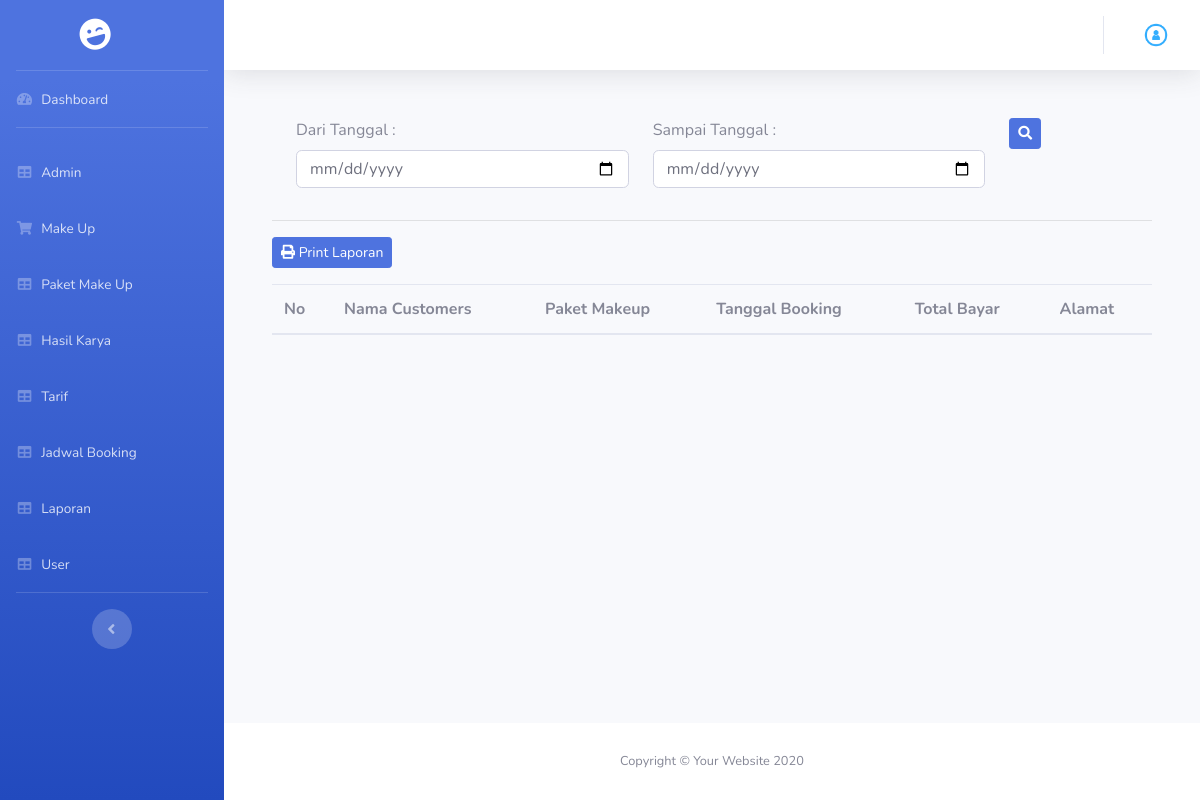
Before: /index.php/admin/laporan with the older database file.
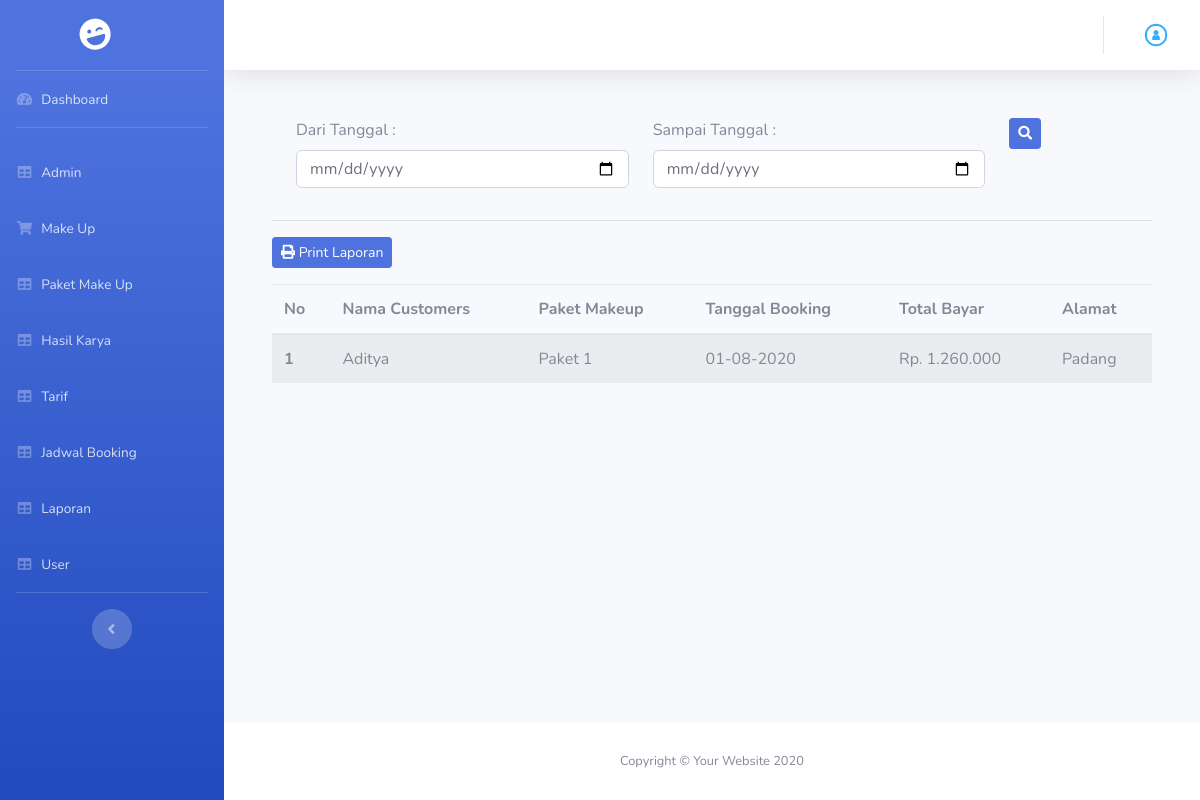
After: the same page with the newer database file.
### tables this page shows
CREATE TABLE IF NOT EXISTS `tb_booking` (
  `id_booking` int(11) NOT NULL,
  `id_pengguna` int(11) NOT NULL,
  `id_paket` int(11) NOT NULL,
  `tgl_booking` datetime NOT NULL,
  `tgl_makeup` datetime NOT NULL,
  `nama_booking` varchar(50) NOT NULL,
  `alamat_booking` text NOT NULL,
  `id_kota` int(11) NOT NULL,
  `status` enum('Belum Bayar DP','Sudah Bayar DP','Sudah Lunas','Dibatalkan','Menunggu Konfirmasi') NOT NULL DEFAULT 'Belum Bayar DP',
  `keterangan` text NOT NULL,
  `total_bayar` int(11) NOT NULL,
  `sudah_bayar` int(11) NOT NULL DEFAULT '0'
);

CREATE TABLE IF NOT EXISTS `tb_paket_makeup` (
  `id_paket` int(11) NOT NULL,
  `id_makeup` int(11) NOT NULL,
  `nm_paket` varchar(100) NOT NULL,
  `harga_paket` int(11) NOT NULL,
  `deskripsi` text,
  `batas_booking_per_hari` int(11) NOT NULL,
  `biaya_dp` int(11) NOT NULL,
  `foto` text NOT NULL
);

CREATE TABLE IF NOT EXISTS `tb_kota` (
  `id_kota` int(11) NOT NULL,
  `nm_kota` varchar(100) NOT NULL,
  `tarif` int(11) NOT NULL
);

### application/core/MY_Controller.php (called while the page is built, shortened)
<?php
class MY_Controller extends CI_Controller
{
	public function view_backend($view, $data = null)
	{
		$this->load->view('admin/templateBackend/header');
		$this->load->view('admin/templateBackend/sidebar');
		$this->load->view($view, $data);
		$this->load->view('admin/templateBackend/footer');
	}
}

### application/controllers/admin/Laporan.php (called while the page is built, shortened)
<?php
class Laporan extends MY_Controller
{
	public function index()
	{
		$data['laporan'] = $this->bookingModel->dataLaporan();
		$this->view_backend('admin/laporan/laporan', $data);
	}
}

### index.php (called while the page is built, shortened)
<?php
require_once BASEPATH.'core/CodeIgniter.php';

### application/models/Frontend/Booking_Model.php (called while the page is built, shortened)
<?php defined('BASEPATH') or exit('No direct script access allowed');
class Booking_Model extends CI_Model
{
	public function dataLaporan()
	{
		return $this->db->query("Select
        tb_booking.id_booking,
        tb_booking.nama_booking,
        tb_booking.alamat_booking,
        tb_booking.tgl_booking,
        tb_booking.status,
        tb_paket_makeup.nm_paket,
        tb_paket_makeup.harga_paket,
        tb_pengguna.id_pengguna,
        tb_kota.tarif
    From
        tb_booking Join
        tb_paket_makeup On tb_booking.id_paket =
        tb_paket_makeup.id_paket Join
        tb_kota On tb_booking.id_kota = tb_kota.id_kota Join
        tb_pengguna On tb_booking.id_pengguna =
        tb_pengguna.id_pengguna where tb_booking.status='Sudah Lunas'")->result();
	}
}

### application/views/admin/laporan/laporan.php (the view, shortened to what this page needs)
<div class="mt-5 mr-5 ml-5">
	<form action="<?php echo base_url('admin/filter_laporan') ?>" method="GET">
		<div class="container">
			<div class="row">
				<div class="col-md-5">
					<div class="form-group">
						<label for="">Dari Tanggal :</label>
						<input type="date" class="form-control" name="dari" required>
					</div>
				</div>
				<div class="col-md-5">
					<div class="form-group">
						<label for="">Sampai Tanggal :</label>
						<input type="date" class="form-control" name="sampai" required>
					</div>
				</div>
				<div class="col-md-2">
					<div class="form-group">
						<button id="show" class="btn btn-sm btn-primary" type="submit"><i class="fas fa-search"></i></button>
					</div>
				</div>
			</div>
		</div>
	</form>
	<hr>
	<div>
		<div class=" mb-3">
			<form action="<?php echo base_url('admin/print_laporan/') ?>" method="POST">
				<button type="submit" class="btn btn-sm btn-primary"><i class="fas fa-print"></i> Print Laporan</button>
			</form>
		</div>
		<table class="table table-striped" id="dataTable">
			<thead>
				<tr>
					<th scope="col">No</th>
					<th scope="col">Nama Customers</th>
					<th scope="col">Paket Makeup</th>
					<th scope="col">Tanggal Booking</th>
					<th scope="col">Total Bayar</th>
					<th scope="col">Alamat</th>
				</tr>
			</thead>
			<tbody>
				<?php foreach ($laporan as $no => $lp) : ?>
					<?php $totalBayar = $lp->tarif + $lp->harga_paket ?>
					<tr>
						<th scope="row"><?php echo $no + 1; ?></th>
						<td><?php echo $lp->nama_booking ?></td>
						<td><?php echo $lp->nm_paket ?></td>
						<td><?php echo date('d-m-Y', strtotime($lp->tgl_booking)) ?></td>
						<td>Rp. <?php echo number_format($totalBayar, '0', ',', '.') ?></td>
						<td><?php echo $lp->alamat_booking ?></td>
					</tr>
				<?php endforeach; ?>
			</tbody>
		</table>
	</div>
</div>

Changed rows visible on the page:
added tb_booking: nama_booking "Aditya", id_paket.nm_paket "Paket 1", tgl_booking "01-08-2020", id_kota.harga_paket "1.260.000", alamat_booking "Padang"
